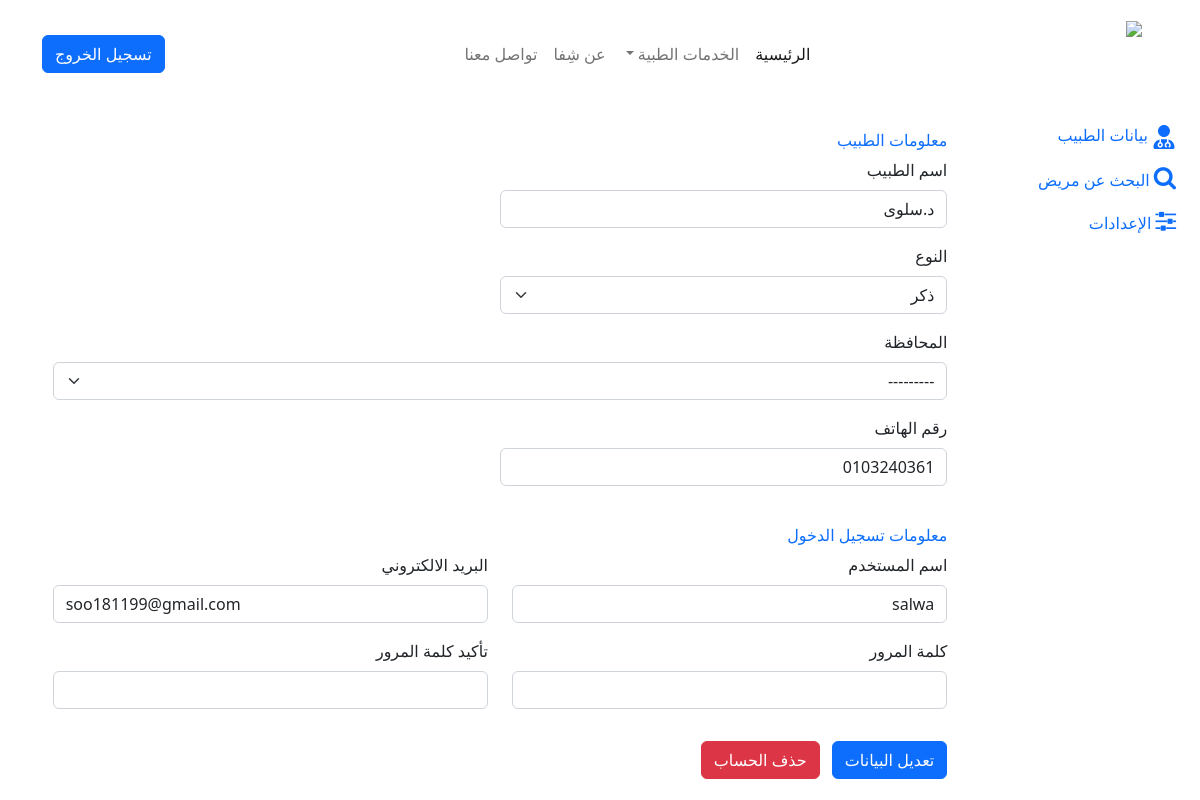
Page /medicalAnalysis/doctor-setting/salwa/ (signed in) on the committed database.
### accounts/models.py (models this page shows, shortened)
class CustomUser(AbstractUser):
    user_gender = (
        ("male", "ذكر"),
        ("female", "أنثى"),)
    gender = models.CharField(
        max_length=10, choices=user_gender, default="male", null=True, blank=True)
    birth_date = models.DateField(
        auto_now=False, auto_now_add=False, null=True, blank=True)
    nid = models.CharField(max_length=14, null=True, blank=True)
    is_patient = models.BooleanField(default=False)
    is_doctor = models.BooleanField(default=False)
    is_lab_specialist = models.BooleanField(default=False)
    city = models.ForeignKey('City', related_name="user_city",
                             on_delete=models.CASCADE, blank=True, null=True)
    age = models.PositiveIntegerField(null=True, blank=True)
    phone = models.CharField(max_length=11, null=True, blank=True)
    specialist = models.CharField(max_length=50, blank=True, null=True)
    name = models.CharField(max_length=30, blank=True, null=True)
    image = models.ImageField(upload_to=image_upload, blank=True, null=True)
    manager_name = models.CharField(max_length=30, blank=True, null=True)
    manager_phone = models.CharField(max_length=11, null=True, blank=True)
    slug = models.SlugField(blank=True, null=True)

### medicalAnalysis/views.py (the view)
# urls.py: path('doctor-setting/<str:slug>/', updateDoctor, name='doctor_setting'),
@login_required
def updateDoctor(request, slug):
    user = CustomUser.objects.get(slug=slug)
    if request.method == 'POST':
        form = UpdateDoctorForm(request.POST, instance=request.user)
        if form.is_valid():
            form.save()
            user = authenticate(
                request, username=request.user.username, password=request.POST.get('password1'))
            if user is not None:
                login(request, user)
    else:
        form = UpdateDoctorForm()
    context = {'form': form}
    form.fields['first_name'].label = ""
    form.fields['first_name'].widget.attrs['value'] = user.first_name
    form.fields['gender'].label = ""
    form.fields['gender'].widget.attrs['value'] = user.gender
    form.fields['city'].label = ""
    form.fields['city'].widget.attrs['value'] = user.city
    form.fields['phone'].label = ""
    form.fields['phone'].widget.attrs['value'] = user.phone
    form.fields['username'].label = ""
    form.fields['username'].help_text = ""
    form.fields['username'].widget.attrs['value'] = user.username
    form.fields['email'].label = ""
    form.fields['email'].widget.attrs['value'] = user.email
    form.fields['password1'].label = ""
    form.fields['password2'].label = ""
    return render(request, 'dsettings.html', context)

### medicalAnalysis/forms.py (shortened to what this page needs)
class UpdateDoctorForm(forms.ModelForm):
    password1 = forms.CharField(strip=False)
    password2 = forms.CharField(strip=False)
    class Meta:
        model = CustomUser
        fields = ['first_name', 'city',
                    'gender', 'phone', 'username', 'email', 'password1', 'password2']

### accounts/models.py (called while the page is built)
    def __str__(self):
        return str(self.name)

### medicalAnalysis/templates/dsettings.html (shortened to what this page needs)
{% extends 'doctor.html' %}
{% load static %}
{% load bootstrap4 %}
{% load crispy_forms_tags %}
{% block body %}
<div class="col" id="myForm">
    <div class="container-fluid">
        <div class="row g-0 flex-column gutters" style="margin-top: 16px;">
            <div class="col-11 align-self-center">
                <div class="row gutters" style="margin-top: 8px;">
                    <div class="col-12 col-sm-12 col-md-12 col-lg-12 col-xl-12">
                        <h6 class="text-primary mb-2">معلومات الطبيب</h6>
                    </div>
                    <form method="post">
                    <div class="col-12 col-sm-6 col-md-6 col-lg-6 col-xl-6">
                        <div class="form-group"><label class="form-label" for="doctorName">اسم الطبيب</label>
                            {{ form.first_name|as_crispy_field }}
                        </div>
                    </div>
                    <div class="col-12 col-sm-6 col-md-6 col-lg-6 col-xl-6">
                        <div class="form-group"><label class="form-label" for="gender">النوع</label>
                            {{ form.gender|as_crispy_field }}
                        </div>
                    </div>
                    <div class="col">
                        <div class="form-group"><label class="form-label" for="state">المحافظة</label>
                            {{ form.city|as_crispy_field }}
                        </div>
                    </div>
                    <div class="col-12 col-sm-6 col-md-6 col-lg-6 col-xl-6">
                        <div class="form-group"><label class="form-label" for="doctorPhone">رقم الهاتف</label>
                            {{ form.phone|as_crispy_field }}
                        </div>
                    </div>
                </div>
                <div class="row gutters" style="margin-top: 8px;">
                    <div class="col-12 col-sm-12 col-md-12 col-lg-12 col-xl-12">
                        <h6 class="text-primary mt-3 mb-2">معلومات تسجيل الدخول</h6>
                    </div>
                    <div class="col-12 col-sm-6 col-md-6 col-lg-6 col-xl-6">
                        <div class="form-group"><label class="form-label" for="userName">اسم المستخدم</label>
                            {{ form.username|as_crispy_field }}
                        </div>
                    </div>
                    <div class="col-12 col-sm-6 col-md-6 col-lg-6 col-xl-6">
                        <div class="form-group"><label class="form-label" for="doctorEmail">البريد الالكتروني</label>
                            {{ form.email|as_crispy_field }}
                        </div>
                    </div>
                    <div class="col-12 col-sm-6 col-md-6 col-lg-6 col-xl-6">
                        <div class="form-group"><label class="form-label" for="password">كلمة المرور</label>
                            {{ form.password1|as_crispy_field }}
                        </div>
                    </div>
                    <div class="col-12 col-sm-6 col-md-6 col-lg-6 col-xl-6">
                        <div class="form-group"><label class="form-label" for="passwordConfirmation">تأكيد كلمة المرور</label>
                            {{ form.password2|as_crispy_field }}
                        </div>
                    </div>
                </div>
                <div class="row gutters">
                    <div class="col-12 col-sm-12 col-md-12 col-lg-12 col-xl-12" style="margin-top: 16px;">
                        <div class="text-right">
                            <button class="btn btn-primary" type="submit" id="submit-1" name="submit" style="margin-left: 8px;"  >تعديل البيانات</button>
                        <a class="btn btn-danger" role="button" href="{% url 'medicalAnalysis:doctor_delete' request.user.slug %}">حذف الحساب</a>
                    </div>
                </div>
        </div>
    </div>
</div>
{% endblock body %}

### rows in the picture
CustomUser: first_name "د.سلوى", gender "ذكر", city "---------", phone "0103240361", username "salwa", email "soo181199@gmail.com"
